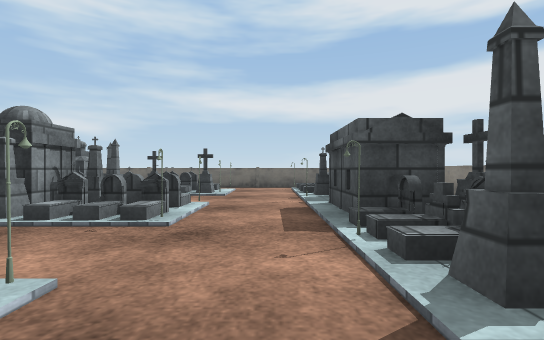
View 1 (above)

17 first-person views from a walk through a 3-D level made in the Unity game engine. The camera is 0.63 m above the floor, looks level and sees 85° across. The floor is counted in squares, 1 m on a side. Each view is taken from the middle of a square. On the plan, view 1 faces up. The plan holds only what a view shows up to about 9 squares ahead; the rest is blank. The place goes on beyond the plan. Some surface patterns are stand-ins.

View 2
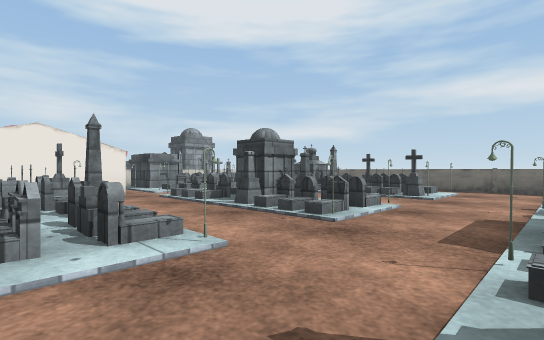

View 3
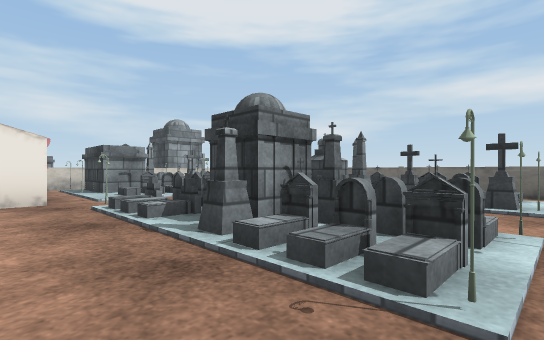

View 4
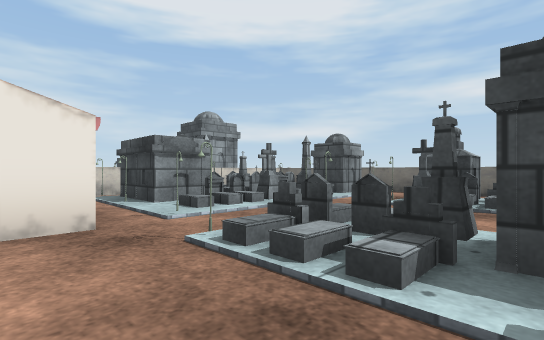

View 5
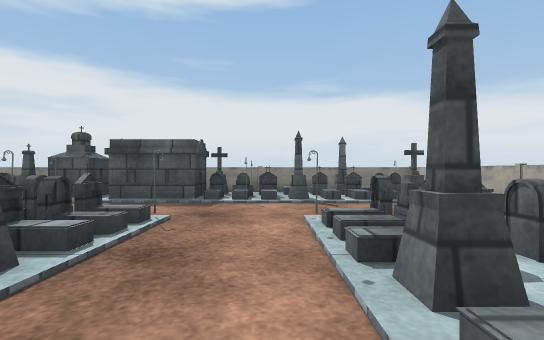

View 6
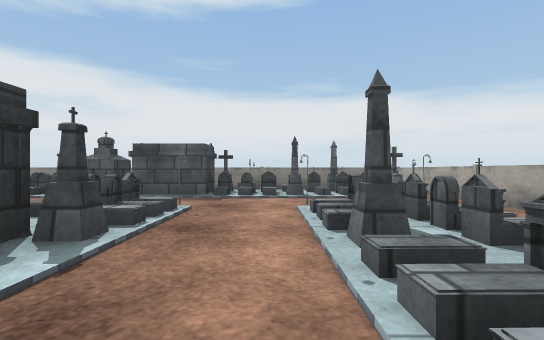

View 7
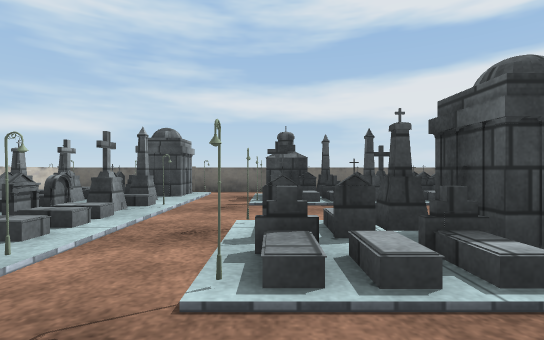

View 8
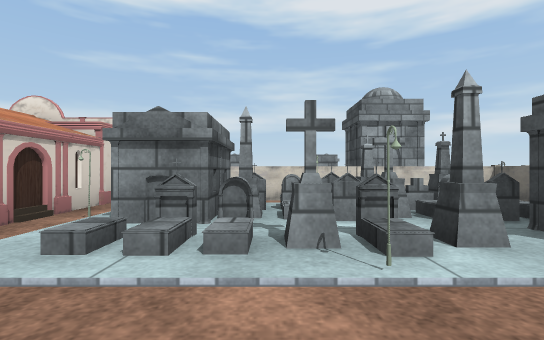

View 9
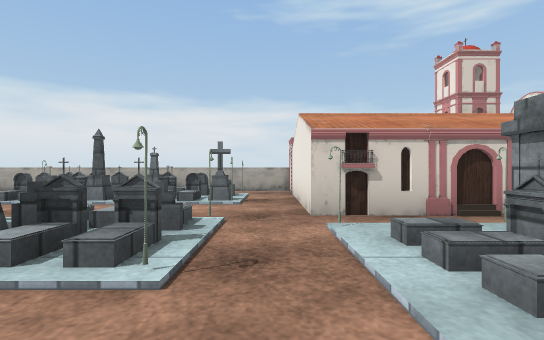

View 10
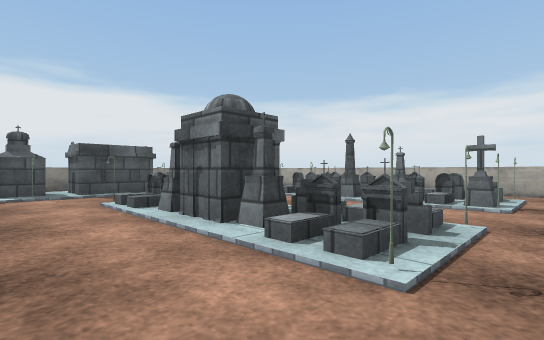

View 11
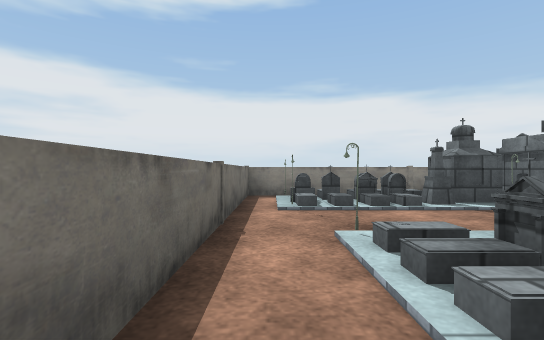

View 12
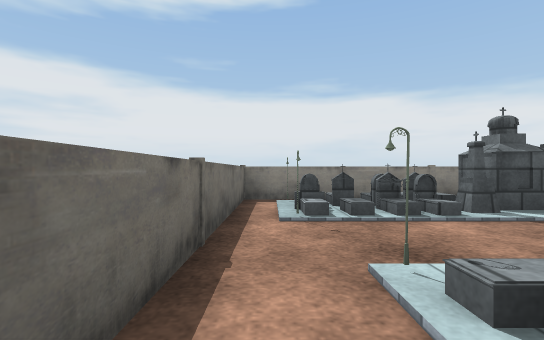

View 13
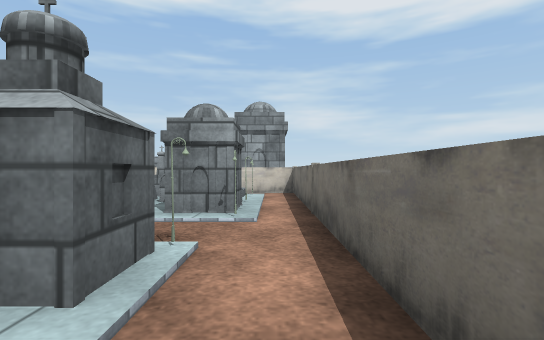

View 14
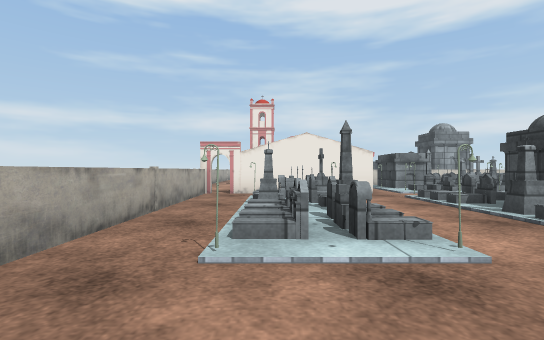

View 15
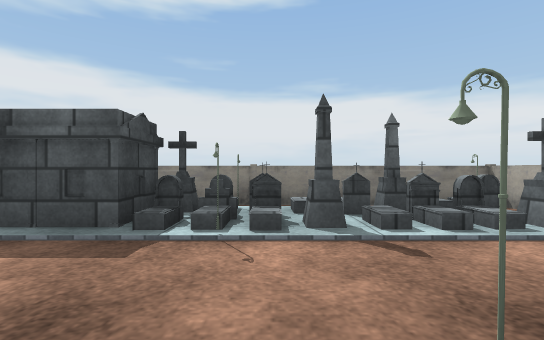

View 16
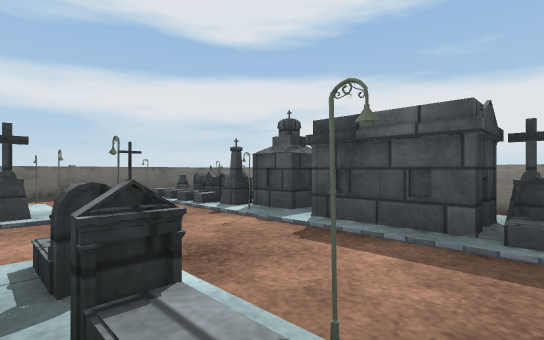

View 17
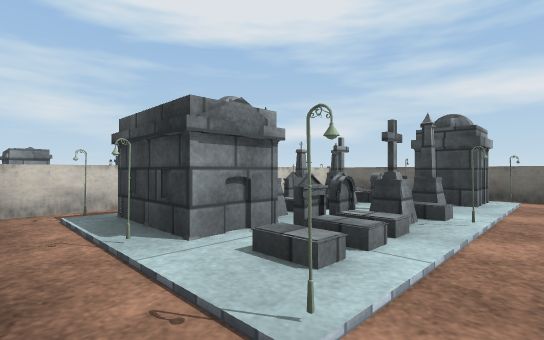

### Floor plan
Key: @ floor where view 1 was taken; # wall or solid block; x gap in a wall; . main floor; : floor 0.05 m higher than the main floor; T tombstone; O other object.
Columns run from 12 left of view 1 to 4 right of it. Each row starts with its distance up from view 1.
 11 ################
 10 ##.##..........#
  9 #T:OT.TTOOT#.TO #
  8 #TTO:.TTTTT..TO #
  7 #TTT#......#.TT #
  6 ##TTT........TTx#
  5 #TTT:.TTTTT#.TT.#
  4 #TT::.TTTTT..TT.#
  3 #OOOO......#.TTx#
  2     #........TO.#
  1     #.TTTTT..TT #
  0     #.OTTTT.@:T #
 -1     O........TT#
 -2     ############

Positions as (right, up) in squares from view 1, and headings:
1: (0, 0), facing up
2: (1, 0), facing up-left
3: (-1, 2), facing up-left
4: (-4, 2), facing up-left
5: (-5, 2), facing right
6: (-6, 2), facing right
7: (-6, 2), facing up
8: (-6, 6), facing left
9: (-7, 7), facing down
10: (-7, 7), facing down-right
11: (-4, 10), facing right
12: (-3, 10), facing right
13: (-4, 10), facing left
14: (1, 0), facing left
15: (-2, 2), facing right
16: (-2, 3), facing up-right
17: (-7, 3), facing up-left
